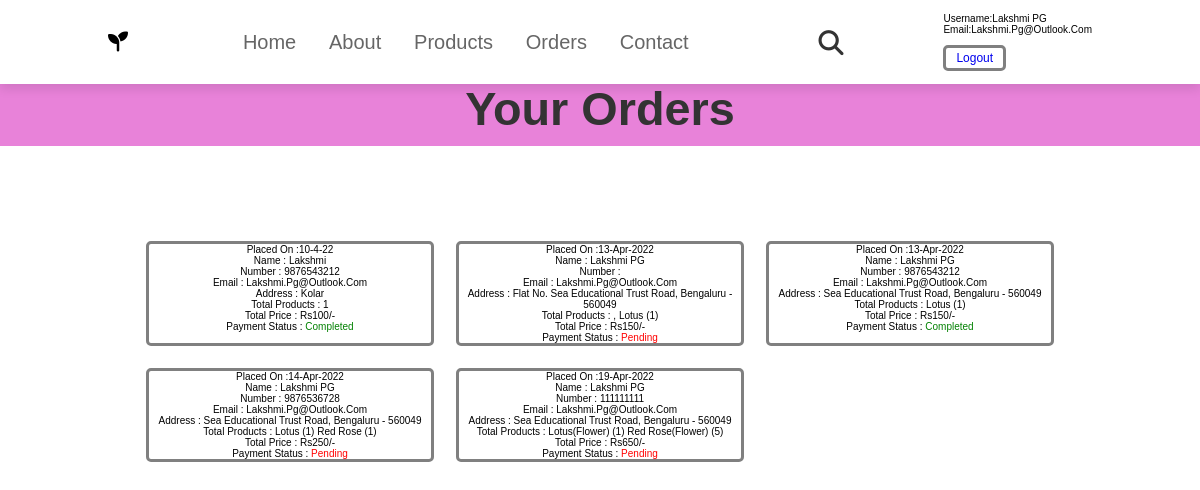
Page /userorder.php (signed in) on the committed database.
### tables this page shows
CREATE TABLE `orders` (
  `id` int(11) NOT NULL,
  `user_id` varchar(255) NOT NULL,
  `name` varchar(255) NOT NULL,
  `number` varchar(255) NOT NULL,
  `email` varchar(255) NOT NULL,
  `address` varchar(255) NOT NULL,
  `total_products` varchar(255) NOT NULL,
  `total_price` varchar(255) NOT NULL,
  `placed_on` varchar(255) NOT NULL,
  `payment_status` varchar(255) NOT NULL DEFAULT 'pending'
);

### userorder.php (the view, shortened to what this page needs)
<?php
include('config.php');
$user_id=$_SESSION['user_id'];
?>
<!DOCTYPE html>
<html lang="en">
<head>
    <link rel="stylesheet" href="https://cdnjs.cloudflare.com/ajax/libs/font-awesome/6.1.1/css/all.min.css">
    <link rel="stylesheet" href="css/home.css">
    <link rel="stylesheet" href="css/pro.css">
</head>
<body>
<header>
<label style="font-size:20px;"class="fa-solid fa-seedling" ></label>
<nav class="navbar">
<a href="index.php">Home</a>
<a href="index.php#about">About</a>
<a href="home.php">Products</a>
<a href="userorder.php">Orders</a>
<a href="message.php">Contact</a>
</nav>
<div class="icons">
<a href="search.php" class="fas fa-search"></a>
</div>
<div class="account-box">
<p>Username:<span><?php echo $_SESSION['user_name'];?></span></p>
<p>Email:<span><?php echo $_SESSION['user_email'];?></span></p>
<a href="logout.php" class="delete-btn">Logout</a></div>
</header>
<section class="heading">
<h3>your orders</h3>
</section>
<section class="placed-orders">
<div class="box-container">
<?php
$select_orders = mysqli_query($conn, "SELECT * FROM `orders` WHERE user_id = '$user_id'") or die('query failed');
if(mysqli_num_rows($select_orders) > 0){
while($fetch_orders = mysqli_fetch_assoc($select_orders)){
?>
<div class="box">
<p> Placed on :<span><?php echo $fetch_orders['placed_on']; ?></span> </p>
<p> Name : <span><?php echo $fetch_orders['name']; ?></span> </p>
<p> Number : <span><?php echo $fetch_orders['number']; ?></span> </p>
<p> Email :  <span><?php echo $fetch_orders['email']; ?></span> </p>
<p> Address : <span><?php echo $fetch_orders['address']; ?></span> </p>
<p> Total Products : <span><?php echo $fetch_orders['total_products']; ?></span> </p>
<p> Total price : <span>Rs<?php echo $fetch_orders['total_price']; ?>/-</span> </p>
<p> Payment status : <span style="color:<?php if($fetch_orders['payment_status'] == 'pending'){echo 'red'; }else{echo 'green';} ?>"><?php echo $fetch_orders['payment_status']; ?></span> </p>
</div>
<?php
}
}else{
echo '<p class="empty">no orders placed yet!</p>';
}
?>
</div>
</section>
</body>
</html>

### css/home.css (style rules this page uses)
:root { --pink:#e84393; }
* { margin:0; padding:0; box-sizing:border-box; font-family:'Dosis',sans-serif; outline: none; border:none; text-decoration: none; text-transform: capitalize; transition: all 0.4s cubic-bezier(.43,1.1,.62,1.08); }
html { font-size:62.5%; scroll-behavior: smooth; scroll-padding-top: 6rem; overflow-x: hidden; }
section { padding:2rem 9%; }
.heading { text-align: center; font-size:4rem; color:#333; padding:1rem; margin:2rem 0; background:rgba(255,51,153,.05); }
.btn,.delete-btn,.option-btn { display: inline-block; border-radius:.5rem; margin-top:1rem; font-size:1.2rem; cursor:pointer; padding:.3rem 1rem; text-transform: capitalize; border:.3rem solid grey; }
header { position: fixed; top:0; left:0; right: 0; background: white; padding:1.3rem 9%; display: flex; align-items: center; justify-content: space-between; z-index:1000; box-shadow: 0 .5rem 1rem rgba(0,0,0,.1); }
header .navbar a { font-size: 2rem; padding:0 1.5rem; color:#666; text-decoration: none; }
header .icons a { font-size:2.5rem; color:#333; margin-left:1.5rem; }

### css/pro.css (style rules this page uses)
.heading { margin-top: 6%; background-color: #e882d9; }
.btn,.delete-btn,.option-btn { display: inline-block; border-radius:.5rem; margin-top:1rem; font-size:1.2rem; cursor:pointer; padding:.3rem 1rem; text-transform: capitalize; border:.3rem solid grey; }
.placed-orders .box-container { display: grid; grid-template-columns: repeat(auto-fit,30rem); gap:1rem; margin-top: 5%; max-width: 1000px; justify-content:center; }
.placed-orders .box-container .box { background-color: white; border:.3rem solid grey; box-shadow: #666; border-radius: .5rem; margin:2%; text-align: center; position: relative; }

### rows in the picture
orders: placed_on "10-4-22", name "Lakshmi", number "9876543212", email "Lakshmi.pg@outlook.com", address "Kolar", total_products "1", total_price "100", payment_status "Completed"
orders: placed_on "13-Apr-2022", name "Lakshmi PG", email "Lakshmi.pg@outlook.com", address "Flat No. Sea Educational Trust Road, Bengaluru - 560049", total_products ", Lotus (1)", total_price "150", payment_status "Pending"
orders: placed_on "13-Apr-2022", name "Lakshmi PG", number "9876543212", email "Lakshmi.pg@outlook.com", address "Sea Educational Trust Road, Bengaluru - 560049", total_products "Lotus (1)", total_price "150", payment_status "Completed"
orders: placed_on "14-Apr-2022", name "Lakshmi PG", number "9876536728", email "Lakshmi.pg@outlook.com", address "Sea Educational Trust Road, Bengaluru - 560049", total_products "Lotus (1) Red Rose (1)", total_price "250", payment_status "Pending"
orders: placed_on "19-Apr-2022", name "Lakshmi PG", number "111111111", email "Lakshmi.pg@outlook.com", address "Sea Educational Trust Road, Bengaluru - 560049", total_products "Lotus(Flower) (1) Red Rose(Flower) (5)", total_price "650", payment_status "Pending"

### other values in the picture
$_SESSION['user_name'] "Lakshmi PG"
$_SESSION['user_email'] "Lakshmi.pg@outlook.com"
